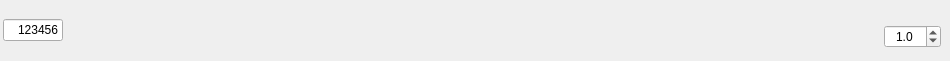
<?xml version="1.0" encoding="UTF-8"?>
<ui version="4.0">
 <class>widget_controls</class>
 <widget class="QWidget" name="widget_controls">
  <property name="geometry">
   <rect>
    <x>0</x>
    <y>0</y>
    <width>938</width>
    <height>61</height>
   </rect>
  </property>
  <property name="sizePolicy">
   <sizepolicy hsizetype="Preferred" vsizetype="Preferred">
    <horstretch>0</horstretch>
    <verstretch>0</verstretch>
   </sizepolicy>
  </property>
  <property name="windowTitle">
   <string>Form</string>
  </property>
  <layout class="QHBoxLayout" name="horizontalLayout_6">
   <property name="spacing">
    <number>3</number>
   </property>
   <property name="leftMargin">
    <number>3</number>
   </property>
   <property name="topMargin">
    <number>3</number>
   </property>
   <property name="rightMargin">
    <number>9</number>
   </property>
   <property name="bottomMargin">
    <number>3</number>
   </property>
   <item>
    <layout class="QHBoxLayout" name="horizontalLayout_2">
     <property name="spacing">
      <number>0</number>
     </property>
     <property name="sizeConstraint">
      <enum>QLayout::SetMaximumSize</enum>
     </property>
     <property name="bottomMargin">
      <number>0</number>
     </property>
     <item>
      <widget class="QLineEdit" name="lineEdit_frame_no">
       <property name="sizePolicy">
        <sizepolicy hsizetype="Maximum" vsizetype="Fixed">
         <horstretch>0</horstretch>
         <verstretch>0</verstretch>
        </sizepolicy>
       </property>
       <property name="minimumSize">
        <size>
         <width>60</width>
         <height>0</height>
        </size>
       </property>
       <property name="maximumSize">
        <size>
         <width>80</width>
         <height>16777215</height>
        </size>
       </property>
       <property name="text">
        <string>123456</string>
       </property>
       <property name="alignment">
        <set>Qt::AlignRight|Qt::AlignTrailing|Qt::AlignVCenter</set>
       </property>
       <property name="readOnly">
        <bool>true</bool>
       </property>
      </widget>
     </item>
     <item>
      <widget class="Widget_custom_qslider" name="slider_frames" native="true">
       <property name="sizePolicy">
        <sizepolicy hsizetype="MinimumExpanding" vsizetype="Maximum">
         <horstretch>0</horstretch>
         <verstretch>0</verstretch>
        </sizepolicy>
       </property>
       <property name="minimumSize">
        <size>
         <width>750</width>
         <height>30</height>
        </size>
       </property>
      </widget>
     </item>
    </layout>
   </item>
   <item>
    <layout class="QVBoxLayout" name="verticalLayout_4">
     <property name="spacing">
      <number>0</number>
     </property>
     <item>
      <layout class="QHBoxLayout" name="horizontalLayout">
       <item>
        <widget class="QPushButton" name="pushButton_play_pause">
         <property name="text">
          <string/>
         </property>
         <property name="icon">
          <iconset>
           <normaloff>img/play.png</normaloff>
           <selectedoff>img/play.png</selectedoff>
           <selectedon>img/pause.png</selectedon>img/play.png</iconset>
         </property>
         <property name="checkable">
          <bool>true</bool>
         </property>
         <property name="flat">
          <bool>true</bool>
         </property>
        </widget>
       </item>
       <item>
        <widget class="QPushButton" name="pushButton_previous_frame">
         <property name="text">
          <string/>
         </property>
         <property name="icon">
          <iconset>
           <normaloff>img/go-first-view.png</normaloff>img/go-first-view.png</iconset>
         </property>
         <property name="flat">
          <bool>true</bool>
         </property>
        </widget>
       </item>
       <item>
        <widget class="QPushButton" name="pushButton_next_frame">
         <property name="text">
          <string/>
         </property>
         <property name="icon">
          <iconset>
           <normaloff>img/go-last-view.png</normaloff>img/go-last-view.png</iconset>
         </property>
         <property name="flat">
          <bool>true</bool>
         </property>
        </widget>
       </item>
       <item>
        <spacer name="horizontalSpacer_3">
         <property name="orientation">
          <enum>Qt::Horizontal</enum>
         </property>
         <property name="sizeType">
          <enum>QSizePolicy::Fixed</enum>
         </property>
         <property name="sizeHint" stdset="0">
          <size>
           <width>5</width>
           <height>20</height>
          </size>
         </property>
        </spacer>
       </item>
      </layout>
     </item>
     <item>
      <layout class="QHBoxLayout" name="horizontalLayout_7">
       <item>
        <widget class="QPushButton" name="pushButton_stop">
         <property name="text">
          <string/>
         </property>
         <property name="icon">
          <iconset>
           <normaloff>img/stop.png</normaloff>img/stop.png</iconset>
         </property>
         <property name="checkable">
          <bool>false</bool>
         </property>
         <property name="flat">
          <bool>true</bool>
         </property>
        </widget>
       </item>
       <item>
        <spacer name="horizontalSpacer_2">
         <property name="orientation">
          <enum>Qt::Horizontal</enum>
         </property>
         <property name="sizeType">
          <enum>QSizePolicy::Fixed</enum>
         </property>
         <property name="sizeHint" stdset="0">
          <size>
           <width>10</width>
           <height>20</height>
          </size>
         </property>
        </spacer>
       </item>
       <item>
        <widget class="QDoubleSpinBox" name="spinBox_speed">
         <property name="wrapping">
          <bool>false</bool>
         </property>
         <property name="frame">
          <bool>true</bool>
         </property>
         <property name="alignment">
          <set>Qt::AlignCenter</set>
         </property>
         <property name="keyboardTracking">
          <bool>false</bool>
         </property>
         <property name="decimals">
          <number>1</number>
         </property>
         <property name="minimum">
          <double>0.500000000000000</double>
         </property>
         <property name="maximum">
          <double>1.500000000000000</double>
         </property>
         <property name="singleStep">
          <double>0.500000000000000</double>
         </property>
         <property name="value">
          <double>1.000000000000000</double>
         </property>
        </widget>
       </item>
      </layout>
     </item>
     <item>
      <spacer name="verticalSpacer_4">
       <property name="orientation">
        <enum>Qt::Vertical</enum>
       </property>
       <property name="sizeHint" stdset="0">
        <size>
         <width>20</width>
         <height>1</height>
        </size>
       </property>
      </spacer>
     </item>
    </layout>
   </item>
  </layout>
 </widget>
 <customwidgets>
  <customwidget>
   <class>Widget_custom_qslider</class>
   <extends>QWidget</extends>
   <header location="global">video_editor.widget_custom_qslider</header>
   <container>1</container>
  </customwidget>
 </customwidgets>
 <resources/>
 <connections/>
</ui>
